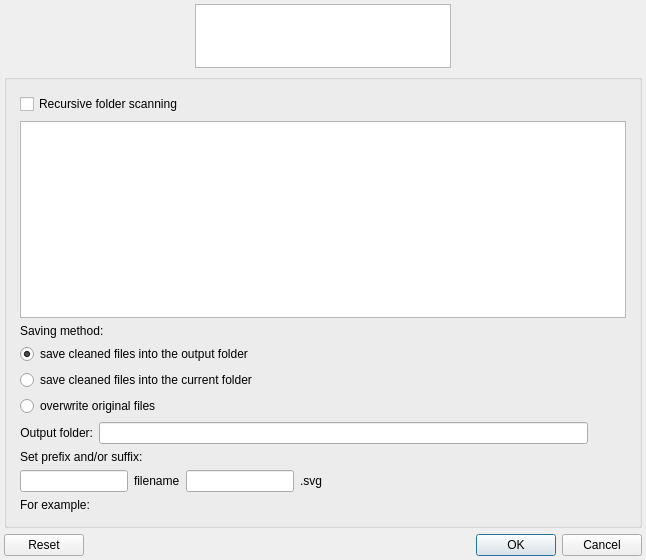
<?xml version="1.0" encoding="UTF-8"?>
<ui version="4.0">
 <class>WizardDialog</class>
 <widget class="QDialog" name="WizardDialog">
  <property name="geometry">
   <rect>
    <x>0</x>
    <y>0</y>
    <width>646</width>
    <height>560</height>
   </rect>
  </property>
  <property name="minimumSize">
   <size>
    <width>550</width>
    <height>560</height>
   </size>
  </property>
  <property name="windowTitle">
   <string>Wizard - SVG Cleaner</string>
  </property>
  <property name="windowIcon">
   <iconset resource="../../icons/icons.qrc">
    <normaloff>:/svgcleaner.svgz</normaloff>:/svgcleaner.svgz</iconset>
  </property>
  <layout class="QGridLayout" name="gridLayout">
   <property name="margin">
    <number>4</number>
   </property>
   <item row="7" column="0" colspan="3">
    <widget class="QDialogButtonBox" name="buttonBox">
     <property name="standardButtons">
      <set>QDialogButtonBox::Cancel|QDialogButtonBox::Ok|QDialogButtonBox::Reset</set>
     </property>
    </widget>
   </item>
   <item row="1" column="0" colspan="3">
    <widget class="QGroupBox" name="groupBoxMain">
     <property name="styleSheet">
      <string notr="true">QGroupBox
{
    font-weight: bold;
}</string>
     </property>
     <layout class="QVBoxLayout" name="verticalLayout">
      <property name="margin">
       <number>4</number>
      </property>
      <item>
       <widget class="QStackedWidget" name="stackedWidget">
        <property name="sizePolicy">
         <sizepolicy hsizetype="Preferred" vsizetype="Preferred">
          <horstretch>0</horstretch>
          <verstretch>0</verstretch>
         </sizepolicy>
        </property>
        <property name="currentIndex">
         <number>0</number>
        </property>
        <widget class="QWidget" name="pageMain">
         <layout class="QGridLayout" name="gridLayout_4">
          <property name="horizontalSpacing">
           <number>6</number>
          </property>
          <item row="5" column="0">
           <widget class="QFrame" name="frameOutDir">
            <property name="sizePolicy">
             <sizepolicy hsizetype="Preferred" vsizetype="Fixed">
              <horstretch>0</horstretch>
              <verstretch>0</verstretch>
             </sizepolicy>
            </property>
            <property name="frameShape">
             <enum>QFrame::NoFrame</enum>
            </property>
            <property name="frameShadow">
             <enum>QFrame::Plain</enum>
            </property>
            <property name="lineWidth">
             <number>0</number>
            </property>
            <property name="midLineWidth">
             <number>0</number>
            </property>
            <layout class="QGridLayout" name="gridLayout_10">
             <property name="margin">
              <number>0</number>
             </property>
             <property name="spacing">
              <number>6</number>
             </property>
             <item row="1" column="2">
              <widget class="QPushButton" name="btnOpenOutDir">
               <property name="sizePolicy">
                <sizepolicy hsizetype="Fixed" vsizetype="Fixed">
                 <horstretch>0</horstretch>
                 <verstretch>0</verstretch>
                </sizepolicy>
               </property>
               <property name="maximumSize">
                <size>
                 <width>32</width>
                 <height>32</height>
                </size>
               </property>
               <property name="toolTip">
                <string>Set an output folder</string>
               </property>
               <property name="text">
                <string notr="true"/>
               </property>
               <property name="icon">
                <iconset resource="../../icons/icons.qrc">
                 <normaloff>:/open.svgz</normaloff>:/open.svgz</iconset>
               </property>
               <property name="iconSize">
                <size>
                 <width>22</width>
                 <height>22</height>
                </size>
               </property>
               <property name="flat">
                <bool>true</bool>
               </property>
              </widget>
             </item>
             <item row="1" column="0">
              <widget class="QLabel" name="label_4">
               <property name="text">
                <string>Output folder:</string>
               </property>
               <property name="alignment">
                <set>Qt::AlignRight|Qt::AlignTrailing|Qt::AlignVCenter</set>
               </property>
              </widget>
             </item>
             <item row="1" column="1">
              <widget class="QLineEdit" name="lineEditOutDir"/>
             </item>
            </layout>
           </widget>
          </item>
          <item row="6" column="0">
           <widget class="QFrame" name="frameRename">
            <property name="sizePolicy">
             <sizepolicy hsizetype="Preferred" vsizetype="Fixed">
              <horstretch>0</horstretch>
              <verstretch>0</verstretch>
             </sizepolicy>
            </property>
            <property name="frameShape">
             <enum>QFrame::NoFrame</enum>
            </property>
            <property name="frameShadow">
             <enum>QFrame::Plain</enum>
            </property>
            <property name="lineWidth">
             <number>0</number>
            </property>
            <property name="midLineWidth">
             <number>0</number>
            </property>
            <layout class="QGridLayout" name="gridLayout_9">
             <property name="margin">
              <number>0</number>
             </property>
             <property name="spacing">
              <number>6</number>
             </property>
             <item row="3" column="0">
              <widget class="QLineEdit" name="lineEditPrefix">
               <property name="sizePolicy">
                <sizepolicy hsizetype="Fixed" vsizetype="Fixed">
                 <horstretch>0</horstretch>
                 <verstretch>0</verstretch>
                </sizepolicy>
               </property>
              </widget>
             </item>
             <item row="3" column="3">
              <widget class="QLabel" name="label_7">
               <property name="sizePolicy">
                <sizepolicy hsizetype="Preferred" vsizetype="Preferred">
                 <horstretch>0</horstretch>
                 <verstretch>0</verstretch>
                </sizepolicy>
               </property>
               <property name="text">
                <string notr="true">.svg</string>
               </property>
              </widget>
             </item>
             <item row="3" column="2">
              <widget class="QLineEdit" name="lineEditSuffix">
               <property name="sizePolicy">
                <sizepolicy hsizetype="Fixed" vsizetype="Fixed">
                 <horstretch>0</horstretch>
                 <verstretch>0</verstretch>
                </sizepolicy>
               </property>
               <property name="text">
                <string/>
               </property>
              </widget>
             </item>
             <item row="3" column="1">
              <widget class="QLabel" name="lblFileName">
               <property name="sizePolicy">
                <sizepolicy hsizetype="Fixed" vsizetype="Preferred">
                 <horstretch>0</horstretch>
                 <verstretch>0</verstretch>
                </sizepolicy>
               </property>
               <property name="text">
                <string>filename</string>
               </property>
              </widget>
             </item>
             <item row="4" column="0" colspan="4">
              <widget class="QLabel" name="lblExample">
               <property name="sizePolicy">
                <sizepolicy hsizetype="Preferred" vsizetype="Fixed">
                 <horstretch>0</horstretch>
                 <verstretch>0</verstretch>
                </sizepolicy>
               </property>
               <property name="text">
                <string>For example: </string>
               </property>
              </widget>
             </item>
             <item row="2" column="0" colspan="4">
              <widget class="QLabel" name="label_5">
               <property name="text">
                <string>Set prefix and/or suffix:</string>
               </property>
              </widget>
             </item>
            </layout>
           </widget>
          </item>
          <item row="2" column="0">
           <widget class="QLabel" name="label_3">
            <property name="sizePolicy">
             <sizepolicy hsizetype="Preferred" vsizetype="Fixed">
              <horstretch>0</horstretch>
              <verstretch>0</verstretch>
             </sizepolicy>
            </property>
            <property name="text">
             <string>Saving method:</string>
            </property>
           </widget>
          </item>
          <item row="3" column="0">
           <widget class="QWidget" name="widget" native="true">
            <property name="sizePolicy">
             <sizepolicy hsizetype="Preferred" vsizetype="Fixed">
              <horstretch>0</horstretch>
              <verstretch>0</verstretch>
             </sizepolicy>
            </property>
            <layout class="QVBoxLayout" name="verticalLayout_2">
             <property name="margin">
              <number>0</number>
             </property>
             <item>
              <widget class="QRadioButton" name="radioBtn1">
               <property name="text">
                <string>save cleaned files into the output folder</string>
               </property>
               <property name="checked">
                <bool>true</bool>
               </property>
              </widget>
             </item>
             <item>
              <widget class="QRadioButton" name="radioBtn2">
               <property name="text">
                <string>save cleaned files into the current folder</string>
               </property>
               <property name="checked">
                <bool>false</bool>
               </property>
              </widget>
             </item>
             <item>
              <widget class="QRadioButton" name="radioBtn3">
               <property name="text">
                <string>overwrite original files</string>
               </property>
               <property name="checked">
                <bool>false</bool>
               </property>
              </widget>
             </item>
            </layout>
           </widget>
          </item>
          <item row="0" column="0">
           <layout class="QHBoxLayout" name="horizontalLayout">
            <item>
             <widget class="QCheckBox" name="chBoxRecursive">
              <property name="minimumSize">
               <size>
                <width>0</width>
                <height>0</height>
               </size>
              </property>
              <property name="toolTip">
               <string>Search for SVG files in subfolders</string>
              </property>
              <property name="text">
               <string>Recursive folder scanning</string>
              </property>
             </widget>
            </item>
            <item>
             <widget class="QPushButton" name="btnAddFiles">
              <property name="sizePolicy">
               <sizepolicy hsizetype="Fixed" vsizetype="Fixed">
                <horstretch>0</horstretch>
                <verstretch>0</verstretch>
               </sizepolicy>
              </property>
              <property name="maximumSize">
               <size>
                <width>32</width>
                <height>32</height>
               </size>
              </property>
              <property name="toolTip">
               <string>Add files</string>
              </property>
              <property name="text">
               <string notr="true"/>
              </property>
              <property name="icon">
               <iconset resource="../../icons/icons.qrc">
                <normaloff>:/file-add.svgz</normaloff>:/file-add.svgz</iconset>
              </property>
              <property name="iconSize">
               <size>
                <width>24</width>
                <height>24</height>
               </size>
              </property>
              <property name="flat">
               <bool>true</bool>
              </property>
             </widget>
            </item>
            <item>
             <widget class="QPushButton" name="btnAddFolder">
              <property name="sizePolicy">
               <sizepolicy hsizetype="Fixed" vsizetype="Fixed">
                <horstretch>0</horstretch>
                <verstretch>0</verstretch>
               </sizepolicy>
              </property>
              <property name="maximumSize">
               <size>
                <width>32</width>
                <height>32</height>
               </size>
              </property>
              <property name="toolTip">
               <string>Add folder</string>
              </property>
              <property name="text">
               <string notr="true"/>
              </property>
              <property name="icon">
               <iconset resource="../../icons/icons.qrc">
                <normaloff>:/folder-add.svgz</normaloff>:/folder-add.svgz</iconset>
              </property>
              <property name="iconSize">
               <size>
                <width>24</width>
                <height>24</height>
               </size>
              </property>
              <property name="flat">
               <bool>true</bool>
              </property>
             </widget>
            </item>
           </layout>
          </item>
          <item row="1" column="0">
           <widget class="FilesView" name="treeView">
            <property name="selectionMode">
             <enum>QAbstractItemView::NoSelection</enum>
            </property>
            <property name="animated">
             <bool>true</bool>
            </property>
            <attribute name="headerVisible">
             <bool>false</bool>
            </attribute>
            <attribute name="headerStretchLastSection">
             <bool>false</bool>
            </attribute>
           </widget>
          </item>
         </layout>
        </widget>
        <widget class="QWidget" name="page">
         <layout class="QVBoxLayout" name="verticalLayout_3">
          <item>
           <layout class="QGridLayout" name="gridLayout_8">
            <item row="0" column="0">
             <widget class="QLabel" name="label_15">
              <property name="sizePolicy">
               <sizepolicy hsizetype="Expanding" vsizetype="Fixed">
                <horstretch>0</horstretch>
                <verstretch>0</verstretch>
               </sizepolicy>
              </property>
              <property name="text">
               <string>Preset:</string>
              </property>
             </widget>
            </item>
            <item row="0" column="1">
             <widget class="QComboBox" name="cmbBoxPreset">
              <item>
               <property name="text">
                <string>Basic</string>
               </property>
              </item>
              <item>
               <property name="text">
                <string>Complete</string>
               </property>
              </item>
              <item>
               <property name="text">
                <string>Extreme</string>
               </property>
              </item>
              <item>
               <property name="text">
                <string>Custom</string>
               </property>
              </item>
             </widget>
            </item>
            <item row="1" column="0" colspan="2">
             <widget class="QLabel" name="lblPresetInfo">
              <property name="text">
               <string notr="true">Info</string>
              </property>
              <property name="wordWrap">
               <bool>true</bool>
              </property>
             </widget>
            </item>
           </layout>
          </item>
          <item>
           <spacer name="verticalSpacer">
            <property name="orientation">
             <enum>Qt::Vertical</enum>
            </property>
            <property name="sizeHint" stdset="0">
             <size>
              <width>20</width>
              <height>40</height>
             </size>
            </property>
           </spacer>
          </item>
          <item>
           <layout class="QHBoxLayout" name="horizontalLayout_6">
            <item>
             <widget class="QGroupBox" name="gBoxCompress">
              <property name="sizePolicy">
               <sizepolicy hsizetype="Preferred" vsizetype="Fixed">
                <horstretch>0</horstretch>
                <verstretch>0</verstretch>
               </sizepolicy>
              </property>
              <property name="title">
               <string>Compressing</string>
              </property>
              <property name="checkable">
               <bool>true</bool>
              </property>
              <layout class="QGridLayout" name="gridLayout_5">
               <item row="3" column="0">
                <widget class="QLabel" name="label_6">
                 <property name="sizePolicy">
                  <sizepolicy hsizetype="Preferred" vsizetype="Preferred">
                   <horstretch>0</horstretch>
                   <verstretch>0</verstretch>
                  </sizepolicy>
                 </property>
                 <property name="text">
                  <string>Compress level:</string>
                 </property>
                </widget>
               </item>
               <item row="3" column="1">
                <widget class="QComboBox" name="cmbBoxCompress">
                 <property name="sizePolicy">
                  <sizepolicy hsizetype="Fixed" vsizetype="Fixed">
                   <horstretch>0</horstretch>
                   <verstretch>0</verstretch>
                  </sizepolicy>
                 </property>
                 <property name="currentIndex">
                  <number>4</number>
                 </property>
                 <item>
                  <property name="text">
                   <string>fastest</string>
                  </property>
                 </item>
                 <item>
                  <property name="text">
                   <string>fast</string>
                  </property>
                 </item>
                 <item>
                  <property name="text">
                   <string>normal</string>
                  </property>
                 </item>
                 <item>
                  <property name="text">
                   <string>maximum</string>
                  </property>
                 </item>
                 <item>
                  <property name="text">
                   <string>ultra</string>
                  </property>
                 </item>
                </widget>
               </item>
               <item row="2" column="0" colspan="2">
                <widget class="QRadioButton" name="rBtnCompressAll">
                 <property name="sizePolicy">
                  <sizepolicy hsizetype="Preferred" vsizetype="Fixed">
                   <horstretch>0</horstretch>
                   <verstretch>0</verstretch>
                  </sizepolicy>
                 </property>
                 <property name="layoutDirection">
                  <enum>Qt::LeftToRight</enum>
                 </property>
                 <property name="text">
                  <string>Compress all processed files</string>
                 </property>
                 <property name="checked">
                  <bool>false</bool>
                 </property>
                 <property name="autoExclusive">
                  <bool>true</bool>
                 </property>
                </widget>
               </item>
               <item row="0" column="0" rowspan="2" colspan="2">
                <widget class="QRadioButton" name="rBtnSaveSuffix">
                 <property name="sizePolicy">
                  <sizepolicy hsizetype="Preferred" vsizetype="Fixed">
                   <horstretch>0</horstretch>
                   <verstretch>0</verstretch>
                  </sizepolicy>
                 </property>
                 <property name="text">
                  <string>Compress processed .svgz files only</string>
                 </property>
                 <property name="checked">
                  <bool>true</bool>
                 </property>
                 <property name="autoExclusive">
                  <bool>true</bool>
                 </property>
                </widget>
               </item>
              </layout>
             </widget>
            </item>
            <item>
             <widget class="QGroupBox" name="gBoxThreads">
              <property name="sizePolicy">
               <sizepolicy hsizetype="Preferred" vsizetype="Fixed">
                <horstretch>0</horstretch>
                <verstretch>0</verstretch>
               </sizepolicy>
              </property>
              <property name="title">
               <string>Multithreading</string>
              </property>
              <property name="checkable">
               <bool>true</bool>
              </property>
              <layout class="QGridLayout" name="gridLayout_6">
               <item row="2" column="0">
                <widget class="QWidget" name="widget_2" native="true">
                 <property name="sizePolicy">
                  <sizepolicy hsizetype="Preferred" vsizetype="Fixed">
                   <horstretch>0</horstretch>
                   <verstretch>0</verstretch>
                  </sizepolicy>
                 </property>
                 <layout class="QHBoxLayout" name="horizontalLayout_4">
                  <property name="margin">
                   <number>0</number>
                  </property>
                 </layout>
                </widget>
               </item>
               <item row="0" column="0">
                <widget class="QLabel" name="lblThreads">
                 <property name="text">
                  <string>The number of threads:</string>
                 </property>
                </widget>
               </item>
               <item row="0" column="1">
                <widget class="QSpinBox" name="spinBoxThreads">
                 <property name="sizePolicy">
                  <sizepolicy hsizetype="Fixed" vsizetype="Fixed">
                   <horstretch>0</horstretch>
                   <verstretch>0</verstretch>
                  </sizepolicy>
                 </property>
                 <property name="minimum">
                  <number>1</number>
                 </property>
                 <property name="maximum">
                  <number>16</number>
                 </property>
                 <property name="value">
                  <number>1</number>
                 </property>
                </widget>
               </item>
               <item row="3" column="0" colspan="2">
                <spacer name="verticalSpacer_7">
                 <property name="orientation">
                  <enum>Qt::Vertical</enum>
                 </property>
                 <property name="sizeHint" stdset="0">
                  <size>
                   <width>20</width>
                   <height>40</height>
                  </size>
                 </property>
                </spacer>
               </item>
              </layout>
             </widget>
            </item>
           </layout>
          </item>
         </layout>
        </widget>
       </widget>
      </item>
     </layout>
    </widget>
   </item>
   <item row="0" column="0">
    <spacer name="horizontalSpacer_2">
     <property name="orientation">
      <enum>Qt::Horizontal</enum>
     </property>
     <property name="sizeHint" stdset="0">
      <size>
       <width>40</width>
       <height>20</height>
      </size>
     </property>
    </spacer>
   </item>
   <item row="0" column="2">
    <spacer name="horizontalSpacer_3">
     <property name="orientation">
      <enum>Qt::Horizontal</enum>
     </property>
     <property name="sizeHint" stdset="0">
      <size>
       <width>40</width>
       <height>20</height>
      </size>
     </property>
    </spacer>
   </item>
   <item row="0" column="1">
    <widget class="QListWidget" name="listWidget">
     <property name="minimumSize">
      <size>
       <width>0</width>
       <height>64</height>
      </size>
     </property>
     <property name="maximumSize">
      <size>
       <width>16777215</width>
       <height>64</height>
      </size>
     </property>
     <property name="verticalScrollBarPolicy">
      <enum>Qt::ScrollBarAlwaysOff</enum>
     </property>
     <property name="horizontalScrollBarPolicy">
      <enum>Qt::ScrollBarAlwaysOff</enum>
     </property>
     <property name="verticalScrollMode">
      <enum>QAbstractItemView::ScrollPerPixel</enum>
     </property>
     <property name="horizontalScrollMode">
      <enum>QAbstractItemView::ScrollPerPixel</enum>
     </property>
     <property name="movement">
      <enum>QListView::Static</enum>
     </property>
     <property name="flow">
      <enum>QListView::LeftToRight</enum>
     </property>
     <property name="isWrapping" stdset="0">
      <bool>false</bool>
     </property>
     <property name="resizeMode">
      <enum>QListView::Adjust</enum>
     </property>
     <property name="viewMode">
      <enum>QListView::ListMode</enum>
     </property>
     <property name="uniformItemSizes">
      <bool>true</bool>
     </property>
    </widget>
   </item>
  </layout>
 </widget>
 <customwidgets>
  <customwidget>
   <class>FilesView</class>
   <extends>QTreeView</extends>
   <header>filesview.h</header>
  </customwidget>
 </customwidgets>
 <tabstops>
  <tabstop>radioBtn1</tabstop>
  <tabstop>radioBtn2</tabstop>
  <tabstop>radioBtn3</tabstop>
  <tabstop>lineEditOutDir</tabstop>
  <tabstop>lineEditPrefix</tabstop>
  <tabstop>lineEditSuffix</tabstop>
  <tabstop>buttonBox</tabstop>
  <tabstop>listWidget</tabstop>
 </tabstops>
 <resources>
  <include location="../../icons/icons.qrc"/>
 </resources>
 <connections/>
</ui>
